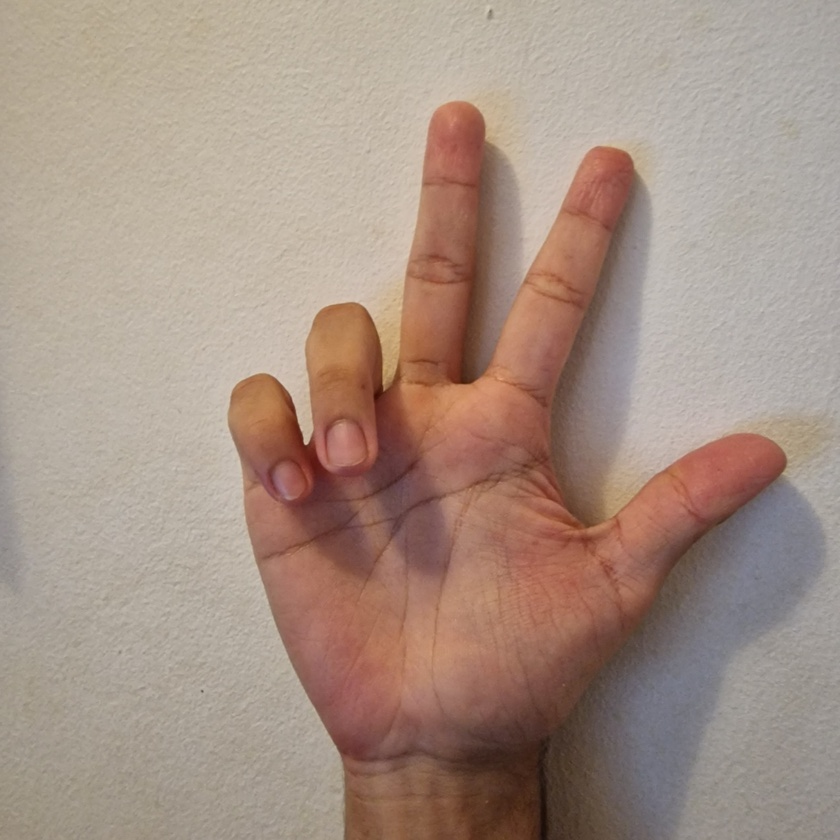
#> input picture code/img0.jpg, 840 x 840 px, shrunk from 1037 x 1037 before the run, found by its file name
$ python pruebas.py   (older library calls are emulated)
#> lines starting #> are read from the running program, lines starting #| are printed output that depends on the picture; after the words box and inside, x2 and y2 are one past the last pixel; in counts of white or black regions, pixels touching at a corner belong together
import cv2
import numpy as np

import matplotlib.pyplot as plt
image = cv2.imread('code/img0.jpg')
#> image is the input picture: shape (840, 840, 3); mean B, G, R 132.4, 145, 166
thresh1 = 0
thresh2 = 255
head = image.shape

# definir elemento estructurante
kernel = np.ones((30,30), np.uint8)
kernel2 = np.ones((2,2), np.uint8)


for i in range(head[0]):
    for j in range(head[1]):
        # Read pixel color
        color = image[i, j] / 255.0
        # Find max and min values of color channels
        mx = max(color[0], color[1], color[2])
        mn = min(color[0], color[1], color[2])
        delta = mx - mn
        if delta == 0:
            h=0
        else:
            # Calculate hue value
            if mx == color[0]:
                h = (color[1] - color[2]) / delta
            elif mx == color[1]:
                h = 2 + (color[2] - color[0]) / delta
            else:
                h = 4 + (color[0] - color[1]) / delta

        h = h * 60

        if h < 0:
            h += 360

        if thresh1 <= h <= thresh2:
            # Identify pixel as skin
            image[i, j] = [0, 0, 0]  # set pixel color to black
        else:
            image[i, j] = [255, 255, 255]  # set pixel color to white
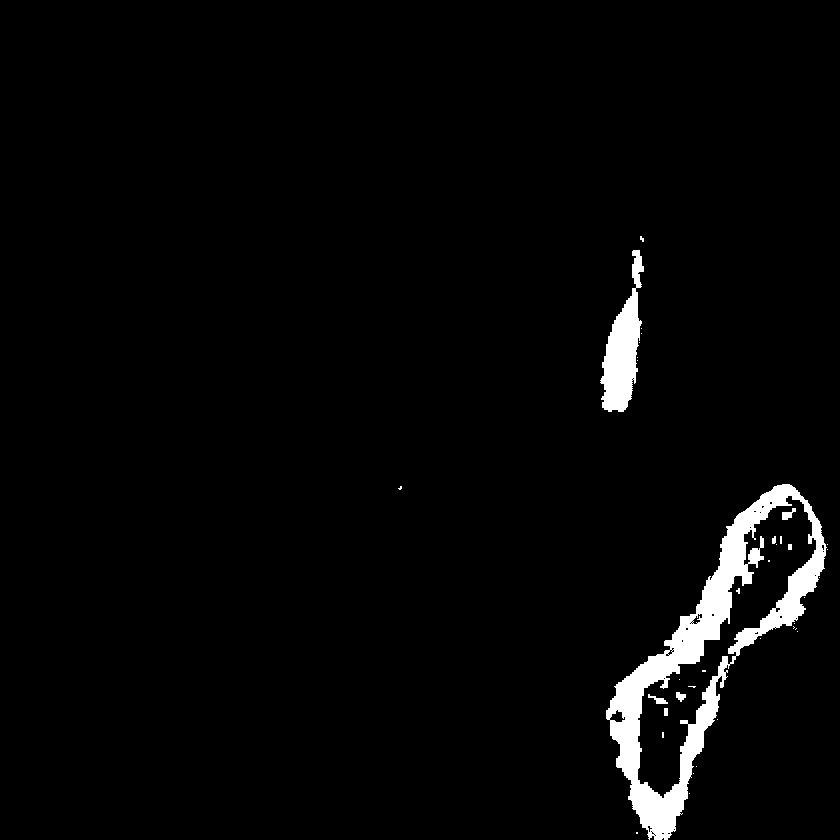
#> image: shape (840, 840, 3); 2.9% white; 37 white regions (29 under 20 px), largest, box (x1, y1, x2, y2) and area: (606, 484, 827, 840) 16454, (600, 250, 644, 412) 3445, (782, 508, 796, 520) 89

"""# dilatar imagen
image = cv2.dilate(image, kernel, iterations=1)
cv2.imshow('Skin Pixel Detection', image)
cv2.waitKey(0)
cv2.destroyAllWindows()"""

image = cv2.imread('code/img0.jpg')

# Convert the image to HSV color space
hsv_image = cv2.cvtColor(image, cv2.COLOR_BGR2HSV)
#> hsv_image: shape (840, 840, 3); mean H, S, V 20.2, 55.9, 166.3

# Set the lower and upper threshold values for skin color
lower_skin = (0, 20, 70)
upper_skin = (20, 255, 255)

# Create a mask of the pixels that fall within the skin color range
mask = cv2.inRange(hsv_image, lower_skin, upper_skin)
#> mask: shape (840, 840); 78.9% white; 263 black regions (193 under 20 px), largest, box (x1, y1, x2, y2) and area: (598, 0, 840, 434) 79666, (604, 452, 840, 840) 56009, (466, 726, 568, 840) 3906

# Apply the mask to the original image
#result = cv2.bitwise_and(image, image, mask=mask)
# Invert the mask
mask_inv = cv2.bitwise_not(mask)

# Apply the inverted mask to the original image
result = cv2.bitwise_and(image, image, mask=mask_inv)

"""
# Show the result
cv2.imshow('Skin Pixel Detection', result)
cv2.waitKey(0)
cv2.destroyAllWindows()"""


# Convert the result to grayscale
gray = cv2.cvtColor(result, cv2.COLOR_BGR2GRAY)

# Apply thresholding to the grayscale image
_, binary = cv2.threshold(gray, 0, 255, cv2.THRESH_BINARY)


# dilatar imagen
dilation = cv2.dilate(binary, kernel2, iterations=1)
#> dilation: shape (840, 840); 21.9% white; 217 white regions (121 under 20 px), largest, box (x1, y1, x2, y2) and area: (598, 0, 840, 435) 80608, (604, 452, 840, 840) 56895, (466, 726, 570, 840) 4927
# erosionar imagen
erosion = cv2.erode(dilation, kernel, iterations=1)
#> erosion: shape (840, 840); 13.1% white; 5 white regions, box (x1, y1, x2, y2) and area: (615, 0, 840, 411) 57711, (629, 497, 840, 840) 32369, (799, 703, 840, 789) 1916, (0, 533, 7, 571) 218, (829, 482, 840, 495) 102

erosion = cv2.dilate(erosion, kernel, iterations=1)
#> erosion: shape (840, 840); 18.5% white; 3 white regions, box (x1, y1, x2, y2) and area: (601, 0, 840, 426) 77114, (615, 468, 840, 840) 51932, (0, 519, 22, 586) 1426

"""# mostrar resultados
cv2.imshow('Original', binary)
cv2.imshow('Erosion', erosion)
#cv2.imshow('Dilatacion', dilation)
cv2.waitKey(0)
cv2.destroyAllWindows()
# Show the result
cv2.imshow('Skin Pixel Detection', binary)
cv2.waitKey(0)
cv2.destroyAllWindows()"""

hsv_img = cv2.cvtColor(image, cv2.COLOR_BGR2HSV)
H = np.array(hsv_img[:, :, 0])
S = np.array(hsv_img[:, :, 1])
V = np.array(hsv_img[:, :, 2])

max_val = np.max(hsv_img, axis=2)
min_val = np.min(hsv_img, axis=2)
delta = np.subtract(max_val, min_val)
h = np.zeros_like(H)
# Condiciones para la selección de max
red_idx = (max_val == H) & (delta != 0)
#> red_idx: shape (840, 840) bool; 2.6% white; 122 white regions (105 under 20 px), largest, box (x1, y1, x2, y2) and area: (604, 484, 808, 840) 11457, (598, 216, 644, 424) 3219, (728, 562, 825, 669) 905
green_idx = (max_val == S) & (delta != 0) & ~red_idx
#> green_idx: shape (840, 840) bool; 6.8% white; 218 white regions (184 under 20 px), largest, box (x1, y1, x2, y2) and area: (384, 460, 786, 840) 24762, (266, 308, 422, 549) 10431, (408, 161, 486, 387) 5465
blue_idx = (max_val == V) & (delta != 0) & ~(red_idx | green_idx)
#> blue_idx: shape (840, 840) bool; 90.6% white; 324 black regions (280 under 20 px), largest, box (x1, y1, x2, y2) and area: (384, 460, 786, 840) 24762, (261, 308, 422, 549) 12230, (604, 484, 808, 840) 11457

# Cálculo de h en función de las condiciones
h[red_idx] = ((S[red_idx] - V[red_idx]) / delta[red_idx]) % 6
h[green_idx] = ((V[green_idx] - S[green_idx]) / delta[green_idx]) + 2
#> h: shape (840, 840); min 0, max 5, mean 0.246
h[blue_idx] = ((S[blue_idx] - H[blue_idx]) / delta[blue_idx]) + 4
h *= 60
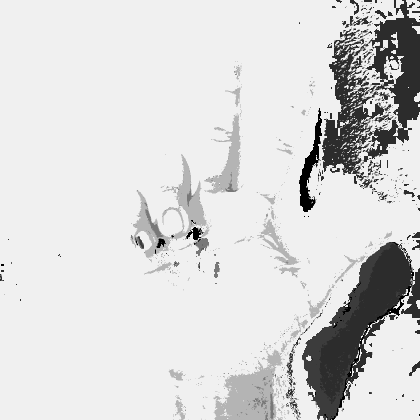
#> h: shape (840, 840) (shown at 1/2 size); min 0, max 240, mean 215.6
h[h < 0] += 360
skin_mask = np.zeros_like(H, dtype=np.uint8)
skin_mask[(h >= thresh1) & (h <= thresh2)] = 255
masked_img = cv2.bitwise_and(image, image, mask=skin_mask)
#cv2.imshow('Masked Image', masked_img)
#cv2.waitKey(0)


"""
# Define display_contour variable
display_contour = True

# Iterate through each pixel in the image
for i in range(1, head[0]):
    for j in range(1, head[1]):
        # Read current pixel and previous pixel
        current_pixel = image[i, j]
        previous_pixel = image[i-1, j-1]

        # Check if current pixel is the same color as previous pixel
        if (current_pixel == previous_pixel).all():
            previous_pixel = current_pixel
        # If not, check if current pixel is white
        elif (current_pixel == [255, 255, 255]).all():
            # Mark previous pixel as border pixel
            image[i-1, j-1] = [0, 0, 0]
        # Otherwise, mark current pixel as border pixel
        else:
            # Mark current pixel as border pixel
            image[i, j] = [0, 0, 0]

        # If display_contour is enabled, change border pixel color to yellow
        if display_contour == '1' and (image[i, j] == [0, 0, 0]).all():
            image[i, j] = [0, 255, 255]

# Show output image
cv2.imshow('output_image', image)
cv2.waitKey(0)
cv2.destroyAllWindows()
"""
image = cv2.imread('code/img0.jpg')
src = image

image = cv2.cvtColor(image, cv2.COLOR_BGR2GRAY)  # umbraliza la imagen
#> image: shape (840, 840)
# remove noise
image = cv2.GaussianBlur(image,(3,3),0)
# [4 lines of commented-out code are left out]
sobel = cv2.Sobel(image,cv2.CV_64F,1,1,ksize=5)
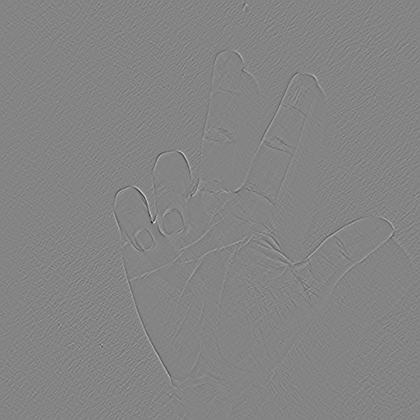
#> sobel: shape (840, 840) float64 (shown at 1/2 size); min -763, max 707, mean 0; drawn with min black and max white

sobel_abs = np.absolute(sobel)  # toma el valor absoluto de la imagen
sobel_uint = np.uint8(sobel_abs)  # convierte la imagen a uint8
_, sobel_uint = cv2.threshold(sobel_uint, 60, 255, cv2.THRESH_BINARY)  # umbraliza la imagen
#> sobel_uint: shape (840, 840); 8.1% white in thin lines or dots
#sobel_uint = cv2.erode(sobel_uint, kernel2, iterations=1)
#cv2.imshow('Masked Image', sobel_uint)
#cv2.waitKey(0)

"""
# Apply gray scale
gray_img = np.round(0.299 * img[:, :, 0] +
                    0.587 * img[:, :, 1] +
                    0.114 * img[:, :, 2]).astype(np.uint8)
# Sobel Operator
h, w = gray_img.shape
# define filters
horizontal = np.array([[-1, 0, 1], [-2, 0, 2], [-1, 0, 1]])  # s2
vertical = np.array([[-1, -2, -1], [0, 0, 0], [1, 2, 1]])  # s1
# define images with 0s
newhorizontalImage = np.zeros((h, w))
newverticalImage = np.zeros((h, w))
newgradientImage = np.zeros((h, w))
# offset by 1
for i in range(1, h - 1):
    for j in range(1, w - 1):
        horizontalGrad = (horizontal[0, 0] * gray_img[i - 1, j - 1]) + \
                         (horizontal[0, 1] * gray_img[i - 1, j]) + \
                         (horizontal[0, 2] * gray_img[i - 1, j + 1]) + \
                         (horizontal[1, 0] * gray_img[i, j - 1]) + \
                         (horizontal[1, 1] * gray_img[i, j]) + \
                         (horizontal[1, 2] * gray_img[i, j + 1]) + \
                         (horizontal[2, 0] * gray_img[i + 1, j - 1]) + \
                         (horizontal[2, 1] * gray_img[i + 1, j]) + \
                         (horizontal[2, 2] * gray_img[i + 1, j + 1])
        newhorizontalImage[i - 1, j - 1] = abs(horizontalGrad)
        verticalGrad = (vertical[0, 0] * gray_img[i - 1, j - 1]) + \
                       (vertical[0, 1] * gray_img[i - 1, j]) + \
                       (vertical[0, 2] * gray_img[i - 1, j + 1]) + \
                       (vertical[1, 0] * gray_img[i, j - 1]) + \
                       (vertical[1, 1] * gray_img[i, j]) + \
                       (vertical[1, 2] * gray_img[i, j + 1]) + \
                       (vertical[2, 0] * gray_img[i + 1, j - 1]) + \
                       (vertical[2, 1] * gray_img[i + 1, j]) + \
                       (vertical[2, 2] * gray_img[i + 1, j + 1])
        newverticalImage[i - 1, j - 1] = abs(verticalGrad)
# Edge Magnitude
        mag = np.sqrt(pow(horizontalGrad, 2.0) + pow(verticalGrad, 2.0))
        newgradientImage[i - 1, j - 1] = mag
plt.figure()
plt.title('Butterfly')
plt.imsave('Butterfly.jpg', newgradientImage, cmap='gray', format='jpg')
plt.imshow(newgradientImage, cmap='gray')
plt.show()"""
src = cv2.GaussianBlur(src, (3, 3), 0)
scale = 1
delta = 0
ddepth = cv2.CV_16S
window_name = ('Sobel Demo - Simple Edge Detector')

gray = cv2.cvtColor(src, cv2.COLOR_BGR2GRAY)


grad_x = cv2.Sobel(gray, ddepth, 1, 0, ksize=3, scale=scale, delta=delta, borderType=cv2.BORDER_DEFAULT)
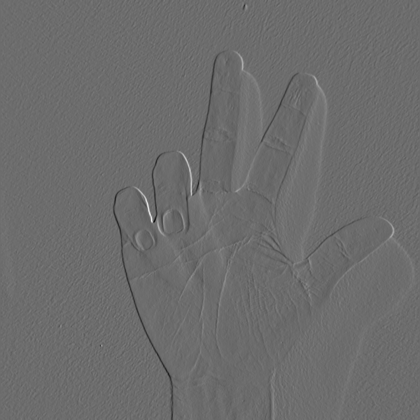
#> grad_x: shape (840, 840) int16 (shown at 1/2 size); min -289, max 388, mean 0; drawn with min black and max white
    # Gradient-Y
# grad_y = cv2.Scharr(gray,ddepth,0,1)
grad_y = cv2.Sobel(gray, ddepth, 0, 1, ksize=3, scale=scale, delta=delta, borderType=cv2.BORDER_DEFAULT)


abs_grad_x = cv2.convertScaleAbs(grad_x)
abs_grad_y = cv2.convertScaleAbs(grad_y)
# [4 lines of commented-out code are left out]
cv2.imshow("grad x", abs_grad_x)
cv2.waitKey(0)
cv2.imshow("grad y", abs_grad_y)
cv2.waitKey(0)

grad = cv2.addWeighted(abs_grad_x, 0.5, abs_grad_y, 0.5, 0)
_, grad = cv2.threshold(grad, 30, 255, cv2.THRESH_BINARY)  # umbraliza la imagen
#> grad: shape (840, 840); 2.3% white; 1184 white regions (1120 under 20 px), largest, box (x1, y1, x2, y2) and area: (226, 99, 519, 840) 5507, (609, 431, 800, 530) 1126, (520, 144, 652, 287) 911
cv2.imshow("grad", grad)
grad = cv2.erode(grad, kernel2, iterations=2)
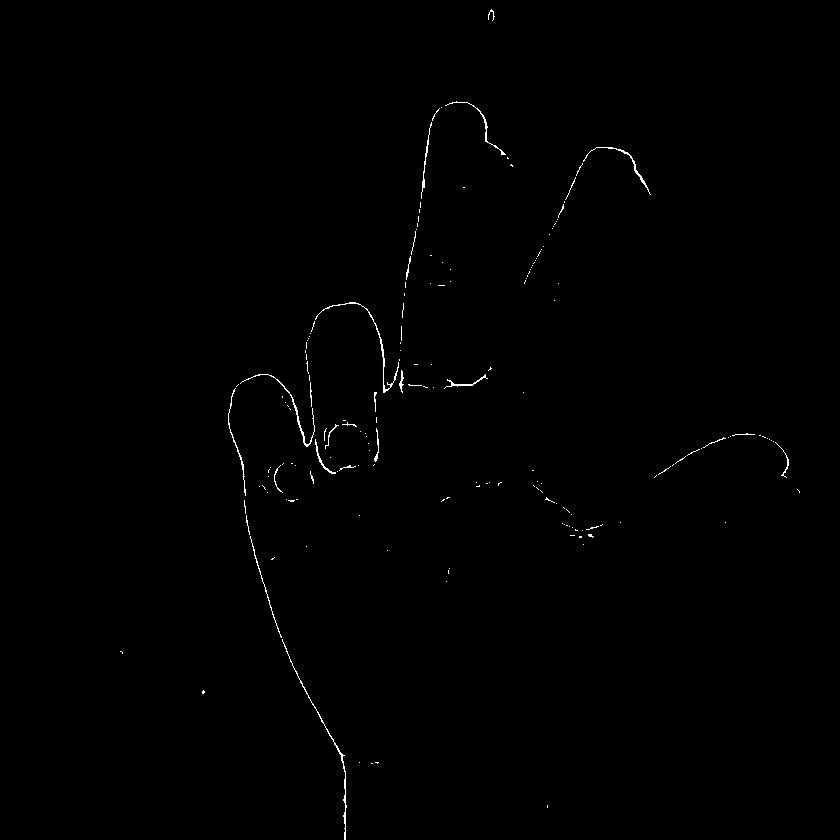
#> grad: shape (840, 840); 0.39% white in thin lines or dots, all inside (x1, y1, x2, y2) = (120, 9, 800, 840)
#grad = cv2.dilate(grad, kernel, iterations=1)
cv2.imshow(window_name, grad)
cv2.waitKey(0)

$ run again, with code/img.jpg copied over code/img0.jpg
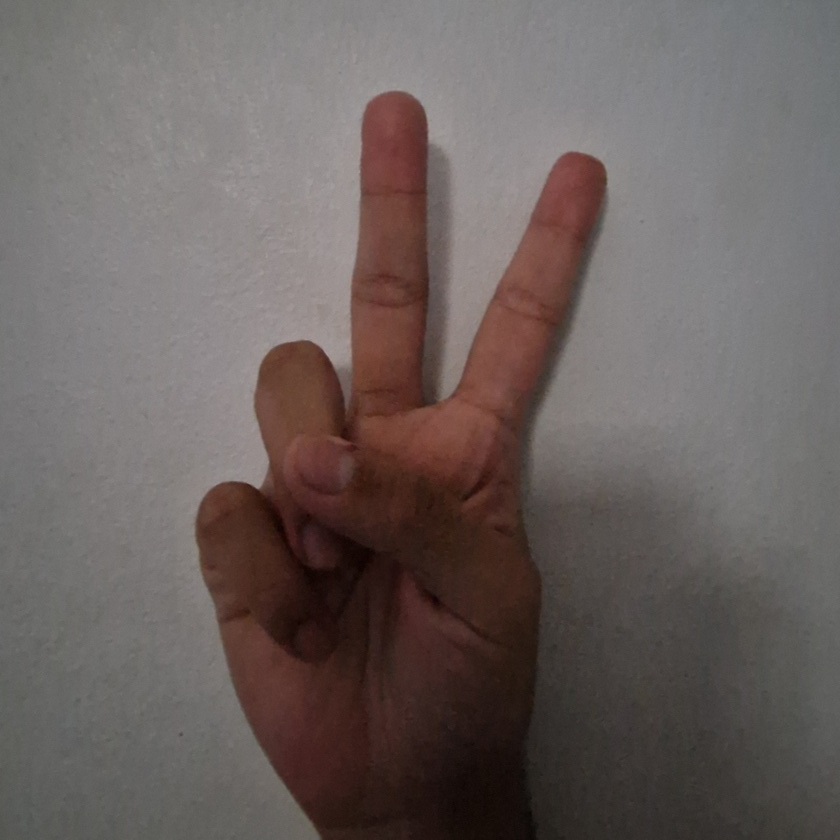
#> input picture code/img.jpg, 840 x 840 px, shrunk from 1046 x 1046 before the run, found by its file name
#> image is the input picture: shape (840, 840, 3); mean B, G, R 94.7, 97.1, 106.6
#> after the loop `for i in range(head[0]):`:
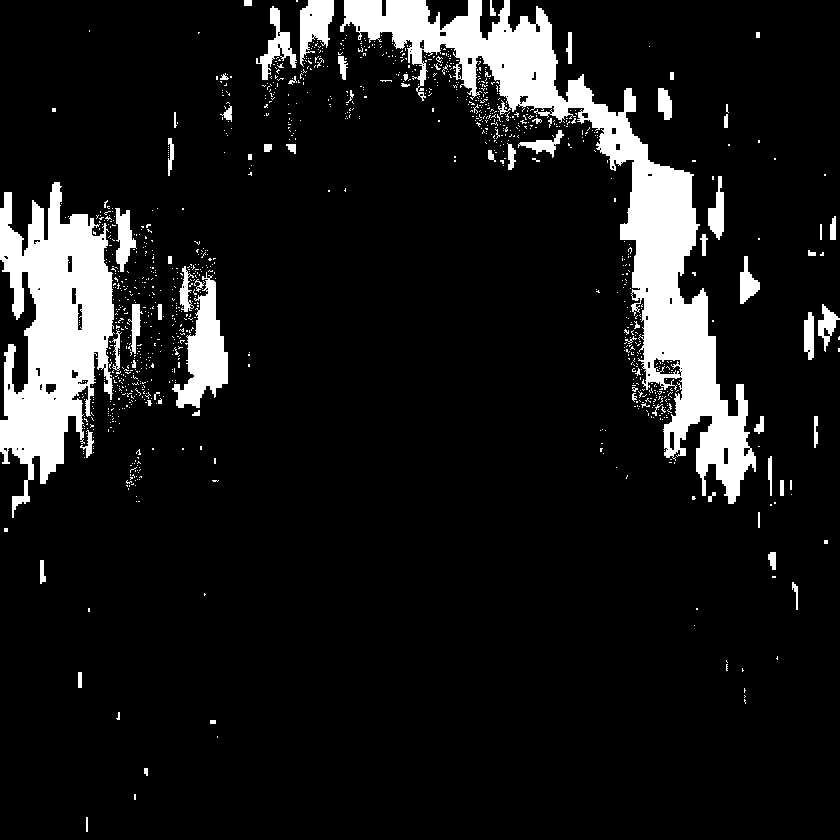
#> image: shape (840, 840, 3); 10.2% white; 1157 white regions (1087 under 20 px), largest, box (x1, y1, x2, y2) and area: (340, 0, 756, 504) 34333, (0, 182, 115, 518) 21239, (172, 272, 228, 408) 3510
#> hsv_image: shape (840, 840, 3); mean H, S, V 42.5, 41, 106.9
#> mask: shape (840, 840); 19.6% white; 367 white regions (345 under 20 px), largest, box (x1, y1, x2, y2) and area: (184, 89, 708, 840) 128976, (732, 576, 780, 751) 2993, (403, 583, 470, 653) 1855
#> dilation: shape (840, 840); 81.6% white; 162 black regions (138 under 20 px), largest, box (x1, y1, x2, y2) and area: (186, 90, 708, 840) 121860, (735, 577, 780, 751) 2602, (405, 585, 470, 648) 1538
#> red_idx: shape (840, 840) bool; 14.9% white; 220 white regions (141 under 20 px), largest, box (x1, y1, x2, y2) and area: (338, 0, 756, 504) 46494, (0, 182, 164, 518) 31802, (168, 240, 250, 479) 8396
#> green_idx: shape (840, 840) bool; 21.9% white; 172 white regions (164 under 20 px), largest, box (x1, y1, x2, y2) and area: (197, 100, 606, 840) 154009, (488, 368, 495, 380) 42, (599, 820, 606, 832) 38
#> blue_idx: shape (840, 840) bool; 63.2% white; 376 black regions (293 under 20 px), largest, box (x1, y1, x2, y2) and area: (197, 100, 606, 840) 154517, (338, 0, 756, 504) 46494, (0, 182, 164, 518) 31802
#> `grad = cv2.erode(grad, kernel2, iterations=2)`:
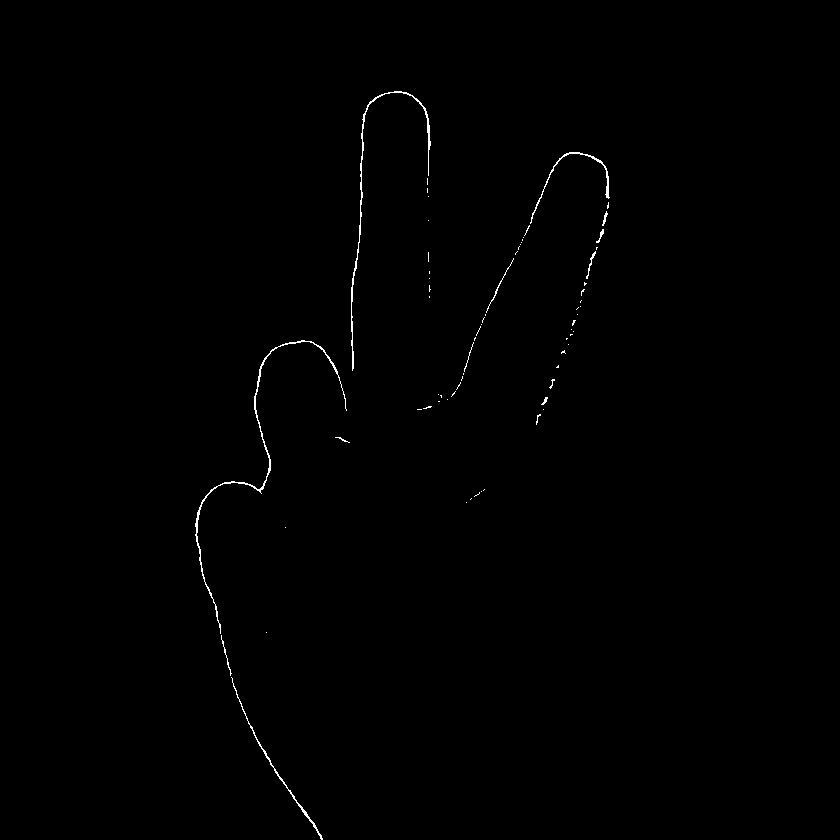
#> grad: shape (840, 840); 0.38% white in thin lines or dots, all inside (x1, y1, x2, y2) = (195, 91, 610, 840)
